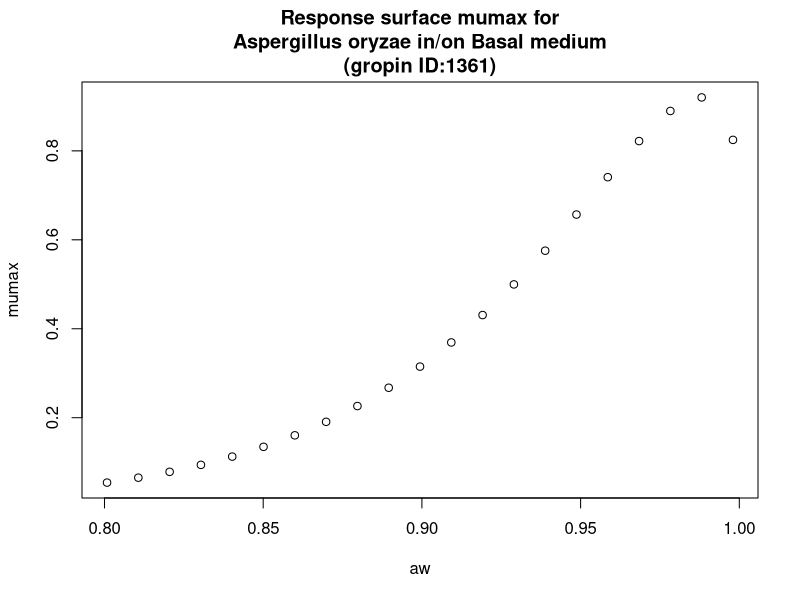

Here is the R script that generated this plot:
#############################
# start of Parameter script
#############################
aw <- seq(0.8008,0.998001998001998,length.out=21)
#############################
# end of Parameter script
#############################
############################# 
# start of Model script Gropin ID 1361 
#############################
 
# constant coefficients for this model
 
variables <- data.frame(aw)
argumentsPar <- expand.grid(variables)
 
# heart of the model
response_surface <- function(aw) {
   mumax <-exp(-0.3915+5.571*sqrt(1-aw)-25.16*(sqrt(1-aw))^2)

return(mumax=mumax)
} 

# output parameters
responseSurface <- cbind(argumentsPar,response_surface(argumentsPar['aw']))
colnames(responseSurface) <- c(colnames(argumentsPar),'mumax')
#############################
# End of Model script
#############################
############################# 
# start of Visualisation script Gropin ID 1361 
#############################
plot(aw,responseSurface$'mumax',xlab='aw',
                          ylab='mumax',main='Response surface mumax for
Aspergillus oryzae in/on Basal medium
(gropin ID:1361)')
#############################
# End of Visualisation script
#############################
